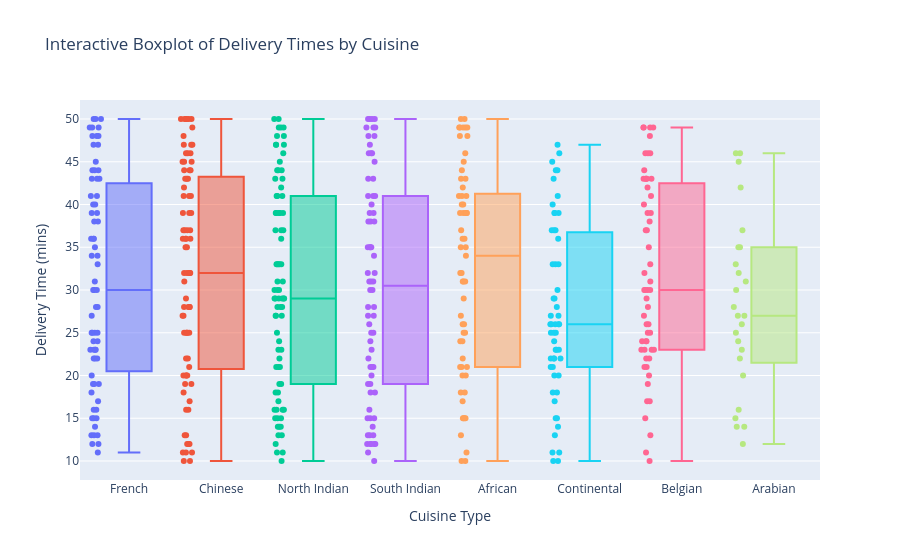

Notebook source saved alongside this figure:
### Markdown cell above
Boxplot of Delivery Times by Cuisine Type

### Code cell
fig = px.box(
    Food_df,
    x='Cuisine',
    y='Delivery Time Taken (mins)',
    color='Cuisine',
    title='Interactive Boxplot of Delivery Times by Cuisine',
    points='all'  # shows all individual data points
)
fig.update_layout(
    xaxis_title='Cuisine Type',
    yaxis_title='Delivery Time (mins)',
    showlegend=False
)
fig.write_image('Interactive Boxplot of Delivery Times by Cuisine.png')
fig.show()

### Figure 1 — Plotly figure (JSON) as saved in the notebook; plotly's stock layout.template omitted (floating-point values rounded to 4 significant figures)
{"data": [{"alignmentgroup": "True", "boxpoints": "all", "hovertemplate": "Cuisine=%{x}<br>Delivery Time Taken (mins)=%{y}<extra></extra>", "legendgroup": "French", "marker": {"color": "#636efa"}, "name": "French", "notched": false, "offsetgroup": "French", "orientation": "v", "showlegend": true, "type": "box", "x": ["French", "French", "French", "French", "French", "French", "French", "French", "French", "French", "French", "French", "French", "French", "French", "French", "French", "French", "French", "French", "French", "French", "French", "French", "French", "French", "French", "French", "French", "French", "French", "French", "French", "French", "French", "French", "French", "French", "French", "French", "French", "French", "French", "French", "French", "French", "French", "French", "French", "French", "French", "French", "French", "French", "French", "French", "French", "French", "French", "French", "French", "French", "French", "French", "French", "French", "French", "French", "French", "French", "French"], "x0": " ", "xaxis": "x", "y": [47, 11, 39, 15, 36, 44, 22, 16, 30, 15, 48, 25, 27, 25, 40, 45, 22, 13, 43, 36, 15, 28, 25, 17, 34, 12, 28, 39, 24, 49, 18, 48, 20, 22, 24, 44, 30, 13, 19, 36, 34, 23, 14, 23, 23, 43, 50, 13, 49, 40, 23, 50, 31, 44, 19, 16, 49, 38, 19, 12, 30, 35, 43, 41, 33, 38, 50, 48, 25, 47, 41], "y0": " ", "yaxis": "y"}, {"alignmentgroup": "True", "boxpoints": "all", "hovertemplate": "Cuisine=%{x}<br>Delivery Time Taken (mins)=%{y}<extra></extra>", "legendgroup": "Chinese", "marker": {"color": "#EF553B"}, "name": "Chinese", "notched": false, "offsetgroup": "Chinese", "orientation": "v", "showlegend": true, "type": "box", "x": ["Chinese", "Chinese", "Chinese", "Chinese", "Chinese", "Chinese", "Chinese", "Chinese", "Chinese", "Chinese", "Chinese", "Chinese", "Chinese", "Chinese", "Chinese", "Chinese", "Chinese", "Chinese", "Chinese", "Chinese", "Chinese", "Chinese", "Chinese", "Chinese", "Chinese", "Chinese", "Chinese", "Chinese", "Chinese", "Chinese", "Chinese", "Chinese", "Chinese", "Chinese", "Chinese", "Chinese", "Chinese", "Chinese", "Chinese", "Chinese", "Chinese", "Chinese", "Chinese", "Chinese", "Chinese", "Chinese", "Chinese", "Chinese", "Chinese", "Chinese", "Chinese", "Chinese", "Chinese", "Chinese", "Chinese", "Chinese", "Chinese", "Chinese", "Chinese", "Chinese", "Chinese", "Chinese", "Chinese", "Chinese", "Chinese", "Chinese", "Chinese", "Chinese", "Chinese", "Chinese", "Chinese", "Chinese", "Chinese", "Chinese", "Chinese", "Chinese", "Chinese", "Chinese", "Chinese", "Chinese", "Chinese"], "x0": " ", "xaxis": "x", "y": [41, 49, 44, 35, 31, 32, 13, 28, 37, 50, 13, 32, 36, 19, 44, 43, 36, 20, 47, 28, 50, 45, 32, 18, 20, 25, 29, 11, 37, 12, 41, 45, 28, 35, 50, 48, 47, 10, 19, 50, 32, 20, 36, 21, 50, 42, 25, 41, 20, 46, 11, 25, 37, 32, 16, 44, 45, 47, 10, 22, 16, 39, 27, 17, 12, 36, 43, 22, 37, 27, 11, 25, 12, 28, 39, 50, 39, 25, 46, 43, 46], "y0": " ", "yaxis": "y"}, {"alignmentgroup": "True", "boxpoints": "all", "hovertemplate": "Cuisine=%{x}<br>Delivery Time Taken (mins)=%{y}<extra></extra>", "legendgroup": "North Indian", "marker": {"color": "#00cc96"}, "name": "North Indian", "notched": false, "offsetgroup": "North Indian", "orientation": "v", "showlegend": true, "type": "box", "x": ["North Indian", "North Indian", "North Indian", "North Indian", "North Indian", "North Indian", "North Indian", "North Indian", "North Indian", "North Indian", "North Indian", "North Indian", "North Indian", "North Indian", "North Indian", "North Indian", "North Indian", "North Indian", "North Indian", "North Indian", "North Indian", "North Indian", "North Indian", "North Indian", "North Indian", "North Indian", "North Indian", "North Indian", "North Indian", "North Indian", "North Indian", "North Indian", "North Indian", "North Indian", "North Indian", "North Indian", "North Indian", "North Indian", "North Indian", "North Indian", "North Indian", "North Indian", "North Indian", "North Indian", "North Indian", "North Indian", "North Indian", "North Indian", "North Indian", "North Indian", "North Indian", "North Indian", "North Indian", "North Indian", "North Indian", "North Indian", "North Indian", "North Indian", "North Indian", "North Indian", "North Indian", "North Indian", "North Indian", "North Indian", "North Indian", "North Indian", "North Indian", "North Indian", "North Indian", "North Indian", "North Indian", "North Indian", "North Indian", "North Indian", "North Indian", "North Indian", "North Indian", "North Indian", "North Indian", "North Indian", "North Indian"], "x0": " ", "xaxis": "x", "y": [30, 41, 37, 28, 33, 28, 45, 30, 33, 19, 39, 44, 11, 41, 33, 48, 21, 27, 18, 19, 21, 47, 44, 13, 23, 27, 48, 12, 21, 28, 16, 24, 41, 14, 43, 49, 18, 37, 36, 39, 16, 25, 50, 29, 29, 30, 14, 29, 31, 17, 23, 49, 47, 47, 27, 39, 10, 16, 29, 44, 49, 29, 15, 13, 31, 15, 39, 16, 50, 43, 46, 15, 22, 42, 37, 39, 14, 33, 33, 29, 11], "y0": " ", "yaxis": "y"}, {"alignmentgroup": "True", "boxpoints": "all", "hovertemplate": "Cuisine=%{x}<br>Delivery Time Taken (mins)=%{y}<extra></extra>", "legendgroup": "South Indian", "marker": {"color": "#ab63fa"}, "name": "South Indian", "notched": false, "offsetgroup": "South Indian", "orientation": "v", "showlegend": true, "type": "box", "x": ["South Indian", "South Indian", "South Indian", "South Indian", "South Indian", "South Indian", "South Indian", "South Indian", "South Indian", "South Indian", "South Indian", "South Indian", "South Indian", "South Indian", "South Indian", "South Indian", "South Indian", "South Indian", "South Indian", "South Indian", "South Indian", "South Indian", "South Indian", "South Indian", "South Indian", "South Indian", "South Indian", "South Indian", "South Indian", "South Indian", "South Indian", "South Indian", "South Indian", "South Indian", "South Indian", "South Indian", "South Indian", "South Indian", "South Indian", "South Indian", "South Indian", "South Indian", "South Indian", "South Indian", "South Indian", "South Indian", "South Indian", "South Indian", "South Indian", "South Indian", "South Indian", "South Indian", "South Indian", "South Indian", "South Indian", "South Indian", "South Indian", "South Indian", "South Indian", "South Indian", "South Indian", "South Indian", "South Indian", "South Indian", "South Indian", "South Indian", "South Indian", "South Indian", "South Indian", "South Indian"], "x0": " ", "xaxis": "x", "y": [30, 18, 35, 35, 24, 35, 50, 31, 19, 18, 21, 31, 19, 12, 13, 21, 49, 22, 46, 32, 28, 28, 27, 47, 41, 15, 14, 45, 49, 41, 13, 21, 49, 23, 43, 48, 39, 38, 31, 12, 39, 30, 16, 25, 40, 46, 15, 50, 41, 10, 12, 13, 15, 38, 35, 43, 12, 26, 20, 11, 12, 46, 48, 32, 50, 25, 50, 38, 34, 27], "y0": " ", "yaxis": "y"}, {"alignmentgroup": "True", "boxpoints": "all", "hovertemplate": "Cuisine=%{x}<br>Delivery Time Taken (mins)=%{y}<extra></extra>", "legendgroup": "African", "marker": {"color": "#FFA15A"}, "name": "African", "notched": false, "offsetgroup": "African", "orientation": "v", "showlegend": true, "type": "box", "x": ["African", "African", "African", "African", "African", "African", "African", "African", "African", "African", "African", "African", "African", "African", "African", "African", "African", "African", "African", "African", "African", "African", "African", "African", "African", "African", "African", "African", "African", "African", "African", "African", "African", "African", "African", "African", "African", "African", "African", "African", "African", "African", "African", "African", "African", "African", "African", "African", "African", "African", "African", "African", "African", "African", "African", "African", "African", "African", "African", "African", "African"], "x0": " ", "xaxis": "x", "y": [21, 39, 41, 15, 39, 21, 27, 24, 20, 15, 39, 49, 18, 43, 37, 46, 21, 50, 10, 49, 41, 26, 25, 13, 35, 11, 49, 15, 50, 44, 39, 48, 25, 31, 35, 31, 34, 24, 40, 40, 49, 15, 49, 48, 43, 29, 36, 17, 20, 18, 32, 10, 26, 42, 39, 36, 41, 32, 22, 31, 45], "y0": " ", "yaxis": "y"}, {"alignmentgroup": "True", "boxpoints": "all", "hovertemplate": "Cuisine=%{x}<br>Delivery Time Taken (mins)=%{y}<extra></extra>", "legendgroup": "Continental", "marker": {"color": "#19d3f3"}, "name": "Continental", "notched": false, "offsetgroup": "Continental", "orientation": "v", "showlegend": true, "type": "box", "x": ["Continental", "Continental", "Continental", "Continental", "Continental", "Continental", "Continental", "Continental", "Continental", "Continental", "Continental", "Continental", "Continental", "Continental", "Continental", "Continental", "Continental", "Continental", "Continental", "Continental", "Continental", "Continental", "Continental", "Continental", "Continental", "Continental", "Continental", "Continental", "Continental", "Continental", "Continental", "Continental", "Continental", "Continental", "Continental", "Continental", "Continental", "Continental", "Continental", "Continental", "Continental", "Continental", "Continental", "Continental", "Continental", "Continental", "Continental", "Continental", "Continental", "Continental", "Continental", "Continental", "Continental", "Continental", "Continental"], "x0": " ", "xaxis": "x", "y": [27, 44, 28, 37, 29, 21, 24, 18, 39, 26, 33, 36, 46, 26, 10, 14, 26, 41, 11, 30, 44, 22, 37, 23, 39, 33, 29, 22, 23, 43, 21, 26, 23, 11, 10, 47, 22, 20, 39, 13, 20, 33, 25, 37, 22, 15, 25, 40, 18, 26, 17, 45, 15, 27, 25], "y0": " ", "yaxis": "y"}, {"alignmentgroup": "True", "boxpoints": "all", "hovertemplate": "Cuisine=%{x}<br>Delivery Time Taken (mins)=%{y}<extra></extra>", "legendgroup": "Belgian", "marker": {"color": "#FF6692"}, "name": "Belgian", "notched": false, "offsetgroup": "Belgian", "orientation": "v", "showlegend": true, "type": "box", "x": ["Belgian", "Belgian", "Belgian", "Belgian", "Belgian", "Belgian", "Belgian", "Belgian", "Belgian", "Belgian", "Belgian", "Belgian", "Belgian", "Belgian", "Belgian", "Belgian", "Belgian", "Belgian", "Belgian", "Belgian", "Belgian", "Belgian", "Belgian", "Belgian", "Belgian", "Belgian", "Belgian", "Belgian", "Belgian", "Belgian", "Belgian", "Belgian", "Belgian", "Belgian", "Belgian", "Belgian", "Belgian", "Belgian", "Belgian", "Belgian", "Belgian", "Belgian", "Belgian", "Belgian", "Belgian", "Belgian", "Belgian", "Belgian", "Belgian", "Belgian", "Belgian", "Belgian", "Belgian", "Belgian", "Belgian", "Belgian"], "x0": " ", "xaxis": "x", "y": [21, 27, 24, 46, 43, 28, 24, 33, 25, 25, 22, 43, 39, 49, 38, 35, 23, 49, 46, 44, 24, 43, 48, 26, 23, 17, 30, 21, 39, 30, 30, 23, 29, 19, 32, 26, 11, 42, 49, 23, 10, 20, 43, 30, 40, 22, 43, 37, 15, 46, 41, 49, 31, 37, 17, 13], "y0": " ", "yaxis": "y"}, {"alignmentgroup": "True", "boxpoints": "all", "hovertemplate": "Cuisine=%{x}<br>Delivery Time Taken (mins)=%{y}<extra></extra>", "legendgroup": "Arabian", "marker": {"color": "#B6E880"}, "name": "Arabian", "notched": false, "offsetgroup": "Arabian", "orientation": "v", "showlegend": true, "type": "box", "x": ["Arabian", "Arabian", "Arabian", "Arabian", "Arabian", "Arabian", "Arabian", "Arabian", "Arabian", "Arabian", "Arabian", "Arabian", "Arabian", "Arabian", "Arabian", "Arabian", "Arabian", "Arabian", "Arabian", "Arabian", "Arabian", "Arabian", "Arabian", "Arabian", "Arabian"], "x0": " ", "xaxis": "x", "y": [14, 22, 42, 37, 45, 30, 14, 26, 35, 46, 35, 32, 12, 33, 31, 46, 27, 25, 20, 16, 23, 24, 15, 28, 27], "y0": " ", "yaxis": "y"}], "layout": {"boxmode": "overlay", "legend": {"title": {"text": "Cuisine"}, "tracegroupgap": 0}, "showlegend": false, "title": {"text": "Interactive Boxplot of Delivery Times by Cuisine"}, "xaxis": {"anchor": "y", "categoryarray": ["French", "Chinese", "North Indian", "South Indian", "African", "Continental", "Belgian", "Arabian"], "categoryorder": "array", "domain": [0, 1], "title": {"text": "Cuisine Type"}}, "yaxis": {"anchor": "x", "domain": [0, 1], "title": {"text": "Delivery Time (mins)"}}}}
